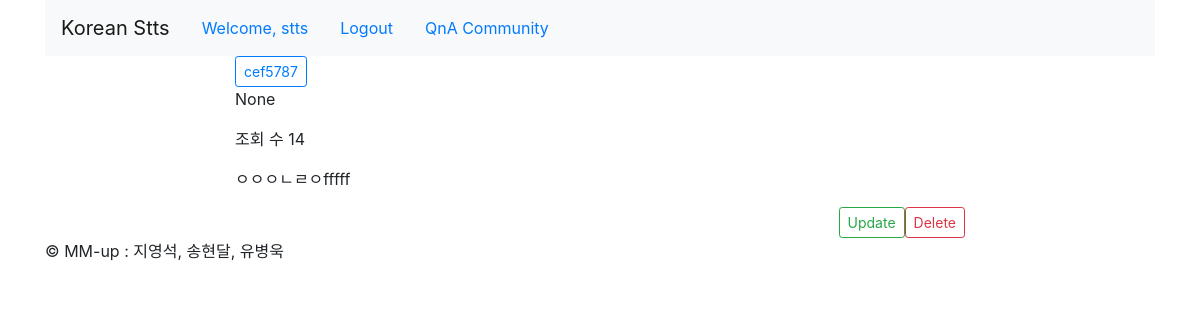
The page /QnA/detail/7/ (signed in) on the database its author committed.
### QnA/models.py (models this page shows, shortened)
class QuestionAndAnswer(models.Model):
    author = models.ForeignKey(User, on_delete=models.CASCADE, related_name="user_author")
    title = models.CharField(max_length=100)
    text = models.TextField()
    hit = models.PositiveIntegerField(default=0)
    created = models.DateTimeField(auto_now_add=True)
    updated = models.DateTimeField(auto_now=True)
    class Meta:
        ordering = ['-updated']
    @property
    def update_counter(self):
        self.hit = self.hit + 1
        self.save()

### QnA/templates/QnA/detail.html (shortened to what this page needs)
{% extends 'base.html' %}
{% block content %}
    <div class="row">
        <div class="col-md-2"></div>
        <div class="col-md-8 panel panel-default">
            <button type="button" class="btn btn-outline-primary btn-sm">
                {{object.author.username}}</button>
            <p class="update_counter">{{ object.update_counter }}</p>
            <p>조회 수 {{object.hit}}</p>
            <p>{{object.text|linebreaksbr}}</p>
            <a href="{% url 'QnA:QnA_delete' pk=object.id %}" class="btn btn-outline-danger btn-sm float-right">
                Delete</a>
            <a href="{% url 'QnA:QnA_update' pk=object.id %}" class="btn btn-outline-success btn-sm float-right">
                Update</a>
        </div>
        <div class="col-md-2"></div>
    </div>
    <div class="row">
        <div class="col-md-2"></div>
        <div class="col-md-8 panel panel-default">
            {% load disqus_tags %}
        </div>
        <div class="col-md-2"></div>
    </div>
{% endblock %}

### templates/base.html (shortened to what this page needs)
<!DOCTYPE html>
<html lang="en">
<head>
    <link rel="stylesheet" href="https://stackpath.bootstrapcdn.com/bootstrap/4.1.3/css/bootstrap.min.css">
</head>
<body>
<div class="container">
    <header class="header clearfix">
        <nav class="navbar navbar-expand-lg navbar-light bg-light">
            <a class="navbar-brand" href="/">Korean Stts</a>
            <ul class="nav">
                {% if user.is_authenticated %}
                <li class="nav-item"><a href="#" class="nav-link">Welcome, {{user.get_username}}</a></li>
                <li class="nav-item"><a href="{% url 'account:logout' %}" class="nav-link">Logout</a></li>
                <li class="nav-item"><a href="{% url 'QnA:QnA_list' %}" class="nav-link">QnA Community</a></li>
                {% else %}
                <li class="nav-item"><a href="{% url 'account:login' %}" class="nav-link">Login</a></li>
                <li class="nav-item"><a href="{% url 'account:register' %}" class="nav-link">Signup</a></li>
                {% endif %}
            </ul>
        </nav>
    </header>
    {% block content %}
    {% endblock %}
    <footer class="footer">
        <p>&copy; MM-up : 지영석, 송현달, 유병욱</p>
    </footer>
</div>
</body>

### rows shown on the page
QuestionAndAnswer: author.username "cef5787", update_counter "None", hit "14", text "ㅇㅇㅇㄴㄹㅇfffff"

### other values the page prints
{{ user.get_username }} "stts"
